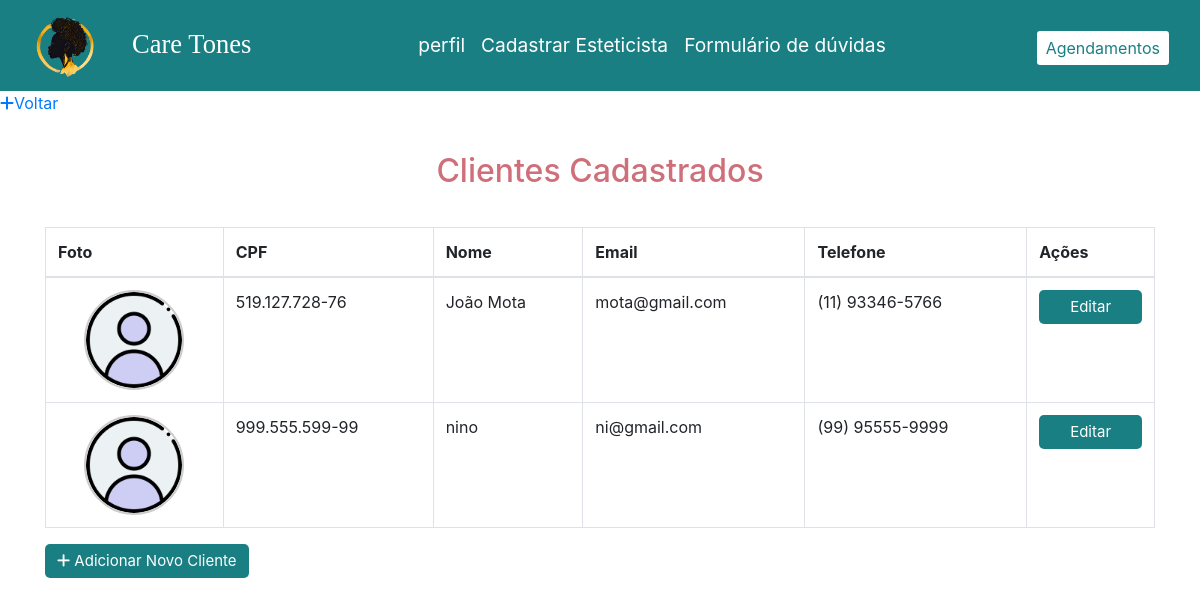
/cliente/consultarCliente.php, run on the app's committed database.
### tables this page shows
CREATE TABLE `cliente` (
  `cpf_cliente` varchar(14) NOT NULL,
  `nome_cliente` varchar(100) NOT NULL,
  `foto_cliente` varchar(255) DEFAULT NULL,
  `telefone_cliente` varchar(15) NOT NULL,
  `email_cliente` varchar(50) NOT NULL,
  `senha_cliente` varchar(100) NOT NULL,
  `token_cliente` varchar(300) NOT NULL
);

### cliente/consultarCliente.php (the view, shortened to what this page needs)
<!DOCTYPE html>
<html lang="pt-br">
<head>
    <link rel="stylesheet" href="https://stackpath.bootstrapcdn.com/bootstrap/4.5.2/css/bootstrap.min.css">
    <link rel="stylesheet" href="https://cdnjs.cloudflare.com/ajax/libs/font-awesome/6.2.1/css/all.min.css" />
    <link rel="stylesheet" href="../css/style.css">
    <link rel="stylesheet" href="../css/perfil.css">
</head>
<body>
    <nav class="navbar navbar-expand-lg">
        <div class="container-fluid">
            <a class="navbar-brand"> <img class="rounded-circle ms-4" src="../logo/Logo.png" alt="Logo care tones" width="69px"> </a>
            <div class="logo">
                <a class="nav-link active" aria-current="page" href="home.php">Care Tones</a>
            </div>
            <div class="collapse navbar-collapse" id="navbarSupportedContent" >
                <ul class="navbar-nav w-auto">
                    <li class="nav-item pe-4 ps-4">
                        <a class="nav-link active" aria-current="page" href="../atendente/perfilAtendente.php">perfil</a>
                    </li>
                    <li class="nav-item pe-4 ps-4">
                        <a class="nav-link active" aria-current="page" href="../esteticista/consultarEsteticista.php">Cadastrar Esteticista</a>
                    </li>
                    <li class="nav-item pe-4 ps-4">
                        <a class="nav-link active" aria-current="page" href="FormularioDuvidas.php">Formulário de dúvidas</a>
                    </li>
                </ul>
                <button type="button" class="btn btn-sm btn-link me-4 ms-4" id="link_agendamentos_ativado" > <a href="cadastrarConsulta.php" id="link_agendamentos_ativado">Agendamentos</a></button>
            </div>
        </div>
    </nav>
<a href="../atendente/perfilAtendente.php"><i class="fa fa-plus"></i>Voltar</a>
    <div class="container">
        <h2>Clientes Cadastrados</h2>
        <?php
            $conexao = new Conexao();
            $conn = $conexao->getConexao();
            $sql = "SELECT * FROM cliente";
            $result = $conn->query($sql);
            if ($result->num_rows > 0) {
                echo '<table class="table table-bordered">';
                echo '<thead>';
                echo '<tr>';
                echo '<th>Foto</th>';
                echo '<th>CPF</th>';
                echo '<th>Nome</th>';
                echo '<th>Email</th>';
                echo '<th>Telefone</th>';
                echo '<th>Ações</th>';
                echo '</tr>';
                echo '</thead>';
                echo '<tbody>';
                while ($row = $result->fetch_assoc()) {
                    echo '<tr>';
                    $fotoPath = $_SERVER['DOCUMENT_ROOT'] . "/glow_schedule/" . $row['foto_cliente'];
                    $foto = file_exists($fotoPath) && !empty($row['foto_cliente'])
                            ? "/glow_schedule/" . htmlspecialchars($row['foto_cliente'])
                            : "../iconesPerfil/perfilPadrao.png";
                    echo '<td class="text-center align-middle"><img src="' . $foto . '" alt="Foto do Cliente" id="consultar_fotos"></td>';
                    echo '<td>' . htmlspecialchars($row['cpf_cliente']) . '</td>';
                    echo '<td>' . htmlspecialchars($row['nome_cliente']) . '</td>';
                    echo '<td>' . htmlspecialchars($row['email_cliente']) . '</td>';
                    echo '<td>' . htmlspecialchars($row['telefone_cliente']) . '</td>';
                    echo '<td>';
                    echo '<a href="editarClienteAtendente.php?token_cliente=' . urlencode($row['token_cliente']) . '" class="btn btn-primary" id="editar_consultar_button">Editar</a>';
                    echo '</td>';
                    echo '</tr>';
                }
                echo '</tbody>';
                echo '</table>';
            } else {
                echo '<p>Nenhum cliente encontrado.</p>';
            }
            ?>
        <a href="cadastrarCliente.php" class="btn btn-success" id="editar_perfil_button"><i class="fa fa-plus"></i> Adicionar Novo Cliente</a>
    </div>
</body>
</html>

### css/style.css (style rules this page uses)
* { margin: 0; padding: 0; box-sizing: border-box; }
.logo { font-family: 'Cinzel', serif; font-family: 'Playfair Display', serif; font-size: 1.66rem; }
h2 { color: #CF6F7A; text-align: center; margin-top:37px !important; margin-bottom: 37px !important; }
nav { background-color: #1A7F83; }
.navbar-nav { width: 200px; margin: auto; font-size: larger; }
.nav-link { color:#ffffff !important; }
.navbar-nav .nav-link.active { text-decoration: none; position: relative; }
.navbar-nav .nav-link.active:before { content: " "; position: absolute; width: 100%; height: 1px; bottom: 0; left: 0; background-color: #D3DFE5; visibility: hidden; -webkit-transform: scaleX(0); transform: scaleX(0); -webkit-transition: all 0.9s ease-in-out 0s; transition: 0.6s; }
.navbar .btn-link { text-decoration: none; font-size: medium !important; background-color: #D3DFE5 !important; margin-top: 6px !important; }
#link_agendamentos_ativado { background-color:#ffffff !important; text-decoration: none; color: #1A7F83; }

### css/perfil.css (style rules this page uses)
#editar_perfil_button { border-radius: 5px; color: #fff; font-size: 15px !important; font-size: 1rem; font-weight: 400; border: none; cursor: pointer; transition: all 0.2s ease; background: #1A7F83; }
#consultar_fotos { width: 100px; height: 100px; object-fit: cover; border-radius: 50%; border: 2px solid #ccc; }
#editar_consultar_button { border-radius: 5px; color: #fff; font-size: 15px !important; font-size: 1rem; font-weight: 400; border: none; cursor: pointer; transition: all 0.2s ease; background: #1A7F83; display: flex; justify-content: center; align-items: center; height: 100%; }

### data on the page
cliente: cpf_cliente "519.127.728-76", nome_cliente "João Mota", email_cliente "mota@gmail.com", telefone_cliente "(11) 93346-5766"
cliente: cpf_cliente "999.555.599-99", nome_cliente "nino", email_cliente "ni@gmail.com", telefone_cliente "(99) 95555-9999"
